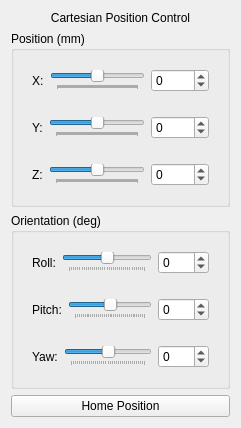
     <widget class="QWidget" name="cartesianControlTab">
      <attribute name="title">
       <string>Cartesian Control</string>
      </attribute>
      <layout class="QVBoxLayout" name="verticalLayout_3">
       <item>
        <widget class="QLabel" name="cartesianControlLabel">
         <property name="text">
          <string>Cartesian Position Control</string>
         </property>
         <property name="alignment">
          <set>Qt::AlignCenter</set>
         </property>
        </widget>
       </item>
       <item>
        <widget class="QGroupBox" name="positionGroupBox">
         <property name="title">
          <string>Position (mm)</string>
         </property>
         <layout class="QVBoxLayout" name="verticalLayout_4">
          <item>
           <widget class="QFrame" name="xPosFrame">
            <layout class="QHBoxLayout" name="horizontalLayout_10">
             <item>
              <widget class="QLabel" name="xPosLabel">
               <property name="text">
                <string>X:</string>
               </property>
              </widget>
             </item>
             <item>
              <widget class="QSlider" name="xPosSlider">
               <property name="minimum">
                <number>-1000</number>
               </property>
               <property name="maximum">
                <number>1000</number>
               </property>
               <property name="orientation">
                <enum>Qt::Horizontal</enum>
               </property>
               <property name="tickPosition">
                <enum>QSlider::TicksBelow</enum>
               </property>
              </widget>
             </item>
             <item>
              <widget class="QSpinBox" name="xPosSpinBox">
               <property name="minimum">
                <number>-1000</number>
               </property>
               <property name="maximum">
                <number>1000</number>
               </property>
              </widget>
             </item>
            </layout>
           </widget>
          </item>
          <item>
           <widget class="QFrame" name="yPosFrame">
            <layout class="QHBoxLayout" name="horizontalLayout_11">
             <item>
              <widget class="QLabel" name="yPosLabel">
               <property name="text">
                <string>Y:</string>
               </property>
              </widget>
             </item>
             <item>
              <widget class="QSlider" name="yPosSlider">
               <property name="minimum">
                <number>-1000</number>
               </property>
               <property name="maximum">
                <number>1000</number>
               </property>
               <property name="orientation">
                <enum>Qt::Horizontal</enum>
               </property>
               <property name="tickPosition">
                <enum>QSlider::TicksBelow</enum>
               </property>
              </widget>
             </item>
             <item>
              <widget class="QSpinBox" name="yPosSpinBox">
               <property name="minimum">
                <number>-1000</number>
               </property>
               <property name="maximum">
                <number>1000</number>
               </property>
              </widget>
             </item>
            </layout>
           </widget>
          </item>
          <item>
           <widget class="QFrame" name="zPosFrame">
            <layout class="QHBoxLayout" name="horizontalLayout_12">
             <item>
              <widget class="QLabel" name="zPosLabel">
               <property name="text">
                <string>Z:</string>
               </property>
              </widget>
             </item>
             <item>
              <widget class="QSlider" name="zPosSlider">
               <property name="minimum">
                <number>-1000</number>
               </property>
               <property name="maximum">
                <number>1000</number>
               </property>
               <property name="orientation">
                <enum>Qt::Horizontal</enum>
               </property>
               <property name="tickPosition">
                <enum>QSlider::TicksBelow</enum>
               </property>
              </widget>
             </item>
             <item>
              <widget class="QSpinBox" name="zPosSpinBox">
               <property name="minimum">
                <number>-1000</number>
               </property>
               <property name="maximum">
                <number>1000</number>
               </property>
              </widget>
             </item>
            </layout>
           </widget>
          </item>
         </layout>
        </widget>
       </item>
       <item>
        <widget class="QGroupBox" name="orientationGroupBox">
         <property name="title">
          <string>Orientation (deg)</string>
         </property>
         <layout class="QVBoxLayout" name="verticalLayout_5">
          <item>
           <widget class="QFrame" name="rollFrame">
            <layout class="QHBoxLayout" name="horizontalLayout_13">
             <item>
              <widget class="QLabel" name="rollLabel">
               <property name="text">
                <string>Roll:</string>
               </property>
              </widget>
             </item>
             <item>
              <widget class="QSlider" name="rollSlider">
               <property name="minimum">
                <number>-180</number>
               </property>
               <property name="maximum">
                <number>180</number>
               </property>
               <property name="orientation">
                <enum>Qt::Horizontal</enum>
               </property>
               <property name="tickPosition">
                <enum>QSlider::TicksBelow</enum>
               </property>
              </widget>
             </item>
             <item>
              <widget class="QSpinBox" name="rollSpinBox">
               <property name="minimum">
                <number>-180</number>
               </property>
               <property name="maximum">
                <number>180</number>
               </property>
              </widget>
             </item>
            </layout>
           </widget>
          </item>
          <item>
           <widget class="QFrame" name="pitchFrame">
            <layout class="QHBoxLayout" name="horizontalLayout_14">
             <item>
              <widget class="QLabel" name="pitchLabel">
               <property name="text">
                <string>Pitch:</string>
               </property>
              </widget>
             </item>
             <item>
              <widget class="QSlider" name="pitchSlider">
               <property name="minimum">
                <number>-180</number>
               </property>
               <property name="maximum">
                <number>180</number>
               </property>
               <property name="orientation">
                <enum>Qt::Horizontal</enum>
               </property>
               <property name="tickPosition">
                <enum>QSlider::TicksBelow</enum>
               </property>
              </widget>
             </item>
             <item>
              <widget class="QSpinBox" name="pitchSpinBox">
               <property name="minimum">
                <number>-180</number>
               </property>
               <property name="maximum">
                <number>180</number>
               </property>
              </widget>
             </item>
            </layout>
           </widget>
          </item>
          <item>
           <widget class="QFrame" name="yawFrame">
            <layout class="QHBoxLayout" name="horizontalLayout_15">
             <item>
              <widget class="QLabel" name="yawLabel">
               <property name="text">
                <string>Yaw:</string>
               </property>
              </widget>
             </item>
             <item>
              <widget class="QSlider" name="yawSlider">
               <property name="minimum">
                <number>-180</number>
               </property>
               <property name="maximum">
                <number>180</number>
               </property>
               <property name="orientation">
                <enum>Qt::Horizontal</enum>
               </property>
               <property name="tickPosition">
                <enum>QSlider::TicksBelow</enum>
               </property>
              </widget>
             </item>
             <item>
              <widget class="QSpinBox" name="yawSpinBox">
               <property name="minimum">
                <number>-180</number>
               </property>
               <property name="maximum">
                <number>180</number>
               </property>
              </widget>
             </item>
            </layout>
           </widget>
          </item>
         </layout>
        </widget>
       </item>
       <item>
        <widget class="QPushButton" name="cartesianHomeButton">
         <property name="text">
          <string>Home Position</string>
         </property>
        </widget>
       </item>
      </layout>
     </widget>
